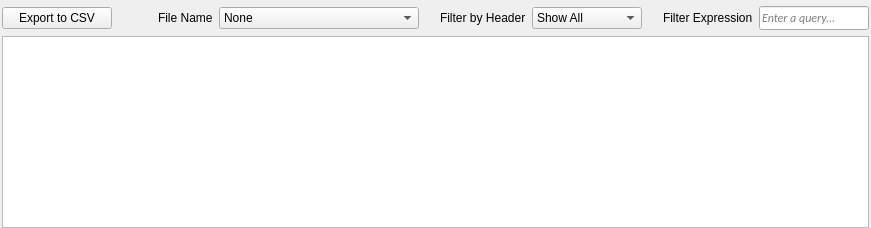
       <widget class="QWidget" name="tab_file_browser">
        <attribute name="title">
         <string>File Browser</string>
        </attribute>
        <layout class="QVBoxLayout" name="verticalLayout_7">
         <property name="leftMargin">
          <number>2</number>
         </property>
         <property name="topMargin">
          <number>6</number>
         </property>
         <property name="rightMargin">
          <number>2</number>
         </property>
         <property name="bottomMargin">
          <number>0</number>
         </property>
         <item>
          <layout class="QHBoxLayout" name="horizontalLayout_19">
           <item>
            <widget class="QPushButton" name="btn_export_view">
             <property name="sizePolicy">
              <sizepolicy hsizetype="Fixed" vsizetype="Fixed">
               <horstretch>0</horstretch>
               <verstretch>0</verstretch>
              </sizepolicy>
             </property>
             <property name="minimumSize">
              <size>
               <width>110</width>
               <height>21</height>
              </size>
             </property>
             <property name="text">
              <string>Export to CSV</string>
             </property>
            </widget>
           </item>
           <item>
            <spacer name="horizontalSpacer">
             <property name="orientation">
              <enum>Qt::Horizontal</enum>
             </property>
             <property name="sizeHint" stdset="0">
              <size>
               <width>40</width>
               <height>20</height>
              </size>
             </property>
            </spacer>
           </item>
           <item>
            <widget class="QLabel" name="label_browse_file">
             <property name="minimumSize">
              <size>
               <width>0</width>
               <height>21</height>
              </size>
             </property>
             <property name="text">
              <string>File Name</string>
             </property>
             <property name="textFormat">
              <enum>Qt::PlainText</enum>
             </property>
             <property name="textInteractionFlags">
              <set>Qt::NoTextInteraction</set>
             </property>
            </widget>
           </item>
           <item>
            <widget class="QComboBox" name="combo_browse_file">
             <property name="minimumSize">
              <size>
               <width>200</width>
               <height>21</height>
              </size>
             </property>
             <property name="currentText">
              <string>None</string>
             </property>
             <property name="currentIndex">
              <number>0</number>
             </property>
             <property name="maxVisibleItems">
              <number>128</number>
             </property>
             <property name="sizeAdjustPolicy">
              <enum>QComboBox::AdjustToContents</enum>
             </property>
             <item>
              <property name="text">
               <string>None</string>
              </property>
             </item>
            </widget>
           </item>
           <item>
            <spacer name="horizontalSpacer_26">
             <property name="orientation">
              <enum>Qt::Horizontal</enum>
             </property>
             <property name="sizeType">
              <enum>QSizePolicy::Fixed</enum>
             </property>
             <property name="sizeHint" stdset="0">
              <size>
               <width>15</width>
               <height>20</height>
              </size>
             </property>
            </spacer>
           </item>
           <item>
            <widget class="QLabel" name="label_browse_header">
             <property name="minimumSize">
              <size>
               <width>0</width>
               <height>21</height>
              </size>
             </property>
             <property name="toolTip">
              <string>&lt;html&gt;&lt;head/&gt;&lt;body&gt;&lt;p&gt;Select a header name to only show data from matching columns.&lt;/p&gt;&lt;/body&gt;&lt;/html&gt;</string>
             </property>
             <property name="text">
              <string>Filter by Header</string>
             </property>
             <property name="textFormat">
              <enum>Qt::PlainText</enum>
             </property>
             <property name="textInteractionFlags">
              <set>Qt::NoTextInteraction</set>
             </property>
            </widget>
           </item>
           <item>
            <widget class="QComboBox" name="combo_browse_header">
             <property name="minimumSize">
              <size>
               <width>110</width>
               <height>21</height>
              </size>
             </property>
             <property name="maximumSize">
              <size>
               <width>250</width>
               <height>16777215</height>
              </size>
             </property>
             <property name="toolTip">
              <string>&lt;html&gt;&lt;head/&gt;&lt;body&gt;&lt;p&gt;Select a header name to only show data from matching columns.&lt;/p&gt;&lt;/body&gt;&lt;/html&gt;</string>
             </property>
             <property name="currentText">
              <string>Show All</string>
             </property>
             <property name="currentIndex">
              <number>0</number>
             </property>
             <property name="maxVisibleItems">
              <number>512</number>
             </property>
             <property name="sizeAdjustPolicy">
              <enum>QComboBox::AdjustToContents</enum>
             </property>
             <item>
              <property name="text">
               <string>Show All</string>
              </property>
             </item>
            </widget>
           </item>
           <item>
            <spacer name="horizontalSpacer_27">
             <property name="orientation">
              <enum>Qt::Horizontal</enum>
             </property>
             <property name="sizeType">
              <enum>QSizePolicy::Fixed</enum>
             </property>
             <property name="sizeHint" stdset="0">
              <size>
               <width>15</width>
               <height>20</height>
              </size>
             </property>
            </spacer>
           </item>
           <item>
            <widget class="QLabel" name="label_browse_expression">
             <property name="minimumSize">
              <size>
               <width>0</width>
               <height>21</height>
              </size>
             </property>
             <property name="toolTip">
              <string>&lt;html&gt;&lt;head/&gt;&lt;body&gt;&lt;p&gt;&lt;span style=&quot; font-style:normal;&quot;&gt;Submit a logical query to return a column-wise evaluation of the viewed file data.&lt;/span&gt;&lt;/p&gt;&lt;p&gt;&lt;span style=&quot; font-style:normal;&quot;&gt;More information can be found in the Pandas DataFrame query() documentation or on Pydra's Confluence page.&lt;/span&gt;&lt;/p&gt;&lt;/body&gt;&lt;/html&gt;</string>
             </property>
             <property name="text">
              <string>Filter Expression</string>
             </property>
             <property name="textFormat">
              <enum>Qt::PlainText</enum>
             </property>
             <property name="textInteractionFlags">
              <set>Qt::NoTextInteraction</set>
             </property>
            </widget>
           </item>
           <item>
            <widget class="QLineEdit" name="line_browse_expression">
             <property name="minimumSize">
              <size>
               <width>110</width>
               <height>21</height>
              </size>
             </property>
             <property name="font">
              <font>
               <family>Calibri</family>
               <pointsize>9</pointsize>
               <italic>true</italic>
              </font>
             </property>
             <property name="toolTip">
              <string>&lt;html&gt;&lt;head/&gt;&lt;body&gt;&lt;p&gt;&lt;span style=&quot; font-style:normal;&quot;&gt;Submit a logical query to return a column-wise evaluation of the viewed file data.&lt;/span&gt;&lt;/p&gt;&lt;p&gt;&lt;span style=&quot; font-style:normal;&quot;&gt;More information can be found in the Pandas DataFrame query() documentation or on Pydra's Confluence page.&lt;/span&gt;&lt;/p&gt;&lt;/body&gt;&lt;/html&gt;</string>
             </property>
             <property name="placeholderText">
              <string>Enter a query...</string>
             </property>
             <property name="clearButtonEnabled">
              <bool>true</bool>
             </property>
            </widget>
           </item>
          </layout>
         </item>
         <item>
          <widget class="QTableView" name="table_file_browser">
           <property name="editTriggers">
            <set>QAbstractItemView::NoEditTriggers</set>
           </property>
           <property name="dragDropOverwriteMode">
            <bool>false</bool>
           </property>
           <property name="selectionMode">
            <enum>QAbstractItemView::ContiguousSelection</enum>
           </property>
           <property name="sortingEnabled">
            <bool>true</bool>
           </property>
          </widget>
         </item>
        </layout>
       </widget>
